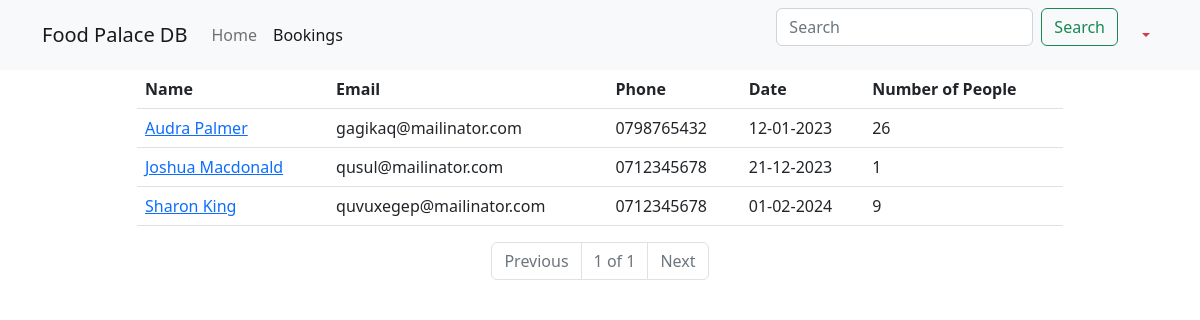
Before: /bookings with the older database file.
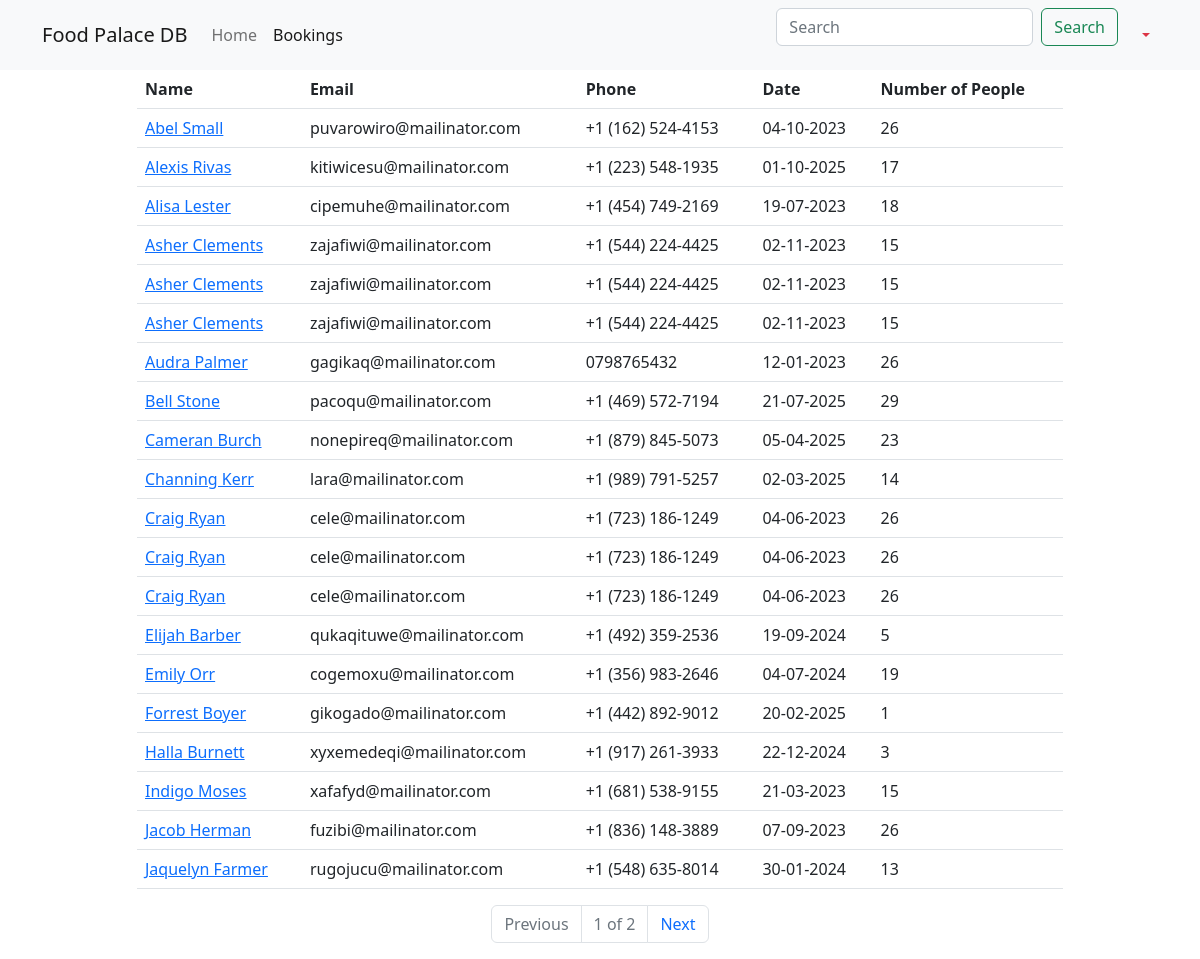
After: the same page with the newer database file.
### mainapp/models.py (models this page shows, shortened)
class Booking(models.Model):
    name = models.CharField(max_length=40)
    email = models.EmailField()
    phone = models.CharField(max_length=20)
    date = models.DateTimeField(null=True)
    number_of_people = models.IntegerField()
    message = models.TextField(max_length=50)
    class Meta:
        verbose_name = 'Guest'
        verbose_name_plural = 'Guests'
        ordering = ["name"]

### mainapp/views.py (the view)
# urls.py: path('bookings', views.all_bookings, name="all"),
def all_bookings(request):
    bookings = Booking.objects.all()
    paginator = Paginator(bookings, 20)
    page_number = request.GET.get("page")
    data = paginator.get_page(page_number)
    return render(request, "all_bookings.html", {"bookings": data})

### templates/all_bookings.html (shortened to what this page needs)
{% load humanize %}
<nav class="navbar sticky-top navbar-expand-lg bg-light">
  <div class="container" data-aos="fade-up">
    <a class="navbar-brand" href="{% url 'home' %}">Food Palace DB</a>
    <div class="collapse navbar-collapse" id="navbarTogglerDemo02">
      <ul class="navbar-nav me-auto mb-2 mb-lg-0">
        <li class="nav-item">
          <a class="nav-link  {% if "/" == request.path  %} active {% endif %}" aria-current="page" href="{% url 'home' %}">Home</a>
        </li>
        <li class="nav-item">
          <a class="nav-link  {% if "/bookings" == request.path  %} active {% endif %}" href="{% url 'all' %}">Bookings</a>
        </li>
      </ul>
      <form class="d-flex" role="search" method="get" action="{% url 'search' %}">
        <input class="form-control me-2" name="search_word" type="search" placeholder="Search" aria-label="Search">
        <button class="btn btn-outline-success" type="submit">Search</button>
      </form>
    <ul class="navbar-nav ms-3 mb-2 mb-lg-0">
        <li class="nav-item dropdown">
            <a class="nav-link dropdown-toggle text-danger" href="#" role="button" data-bs-toggle="dropdown">{{ user.first_name }}</a>
</li>
    </ul>
    </div>
  </div>
</nav>
<!doctype html>
<html lang="en">
<head>
    <link href="https://cdn.jsdelivr.net/npm/bootstrap@5.2.3/dist/css/bootstrap.min.css" rel="stylesheet">
</head>
<body>
</body>
</html>
{% block content %}
<div class="container">
        <div class="row justify-content-center">
            <div class="col-sm-10">
                <table class="table">
                    <thead>
                    <tr>
                        <th>Name</th>
                        <th>Email</th>
                        <th>Phone</th>
                        <th>Date</th>
                        <th>Number of People</th>
                    </tr>
                    </thead>
                    <tbody>
                    {% for booking in bookings %}
                        <tr>
                            <td>
                                <a href="/booking/{{ booking.id }}">{{ booking.name | title }}</a>
                            </td>
                            <td>{{ booking.email }}</td>
                            <td>{{ booking.phone}}</td>
                            <td>{{ booking.date | date:'d-m-Y' }}</td>
                            <td>{{ booking.number_of_people}}</td>
                        </tr>
                    {% endfor %}
                    </tbody>
                </table>
                <nav aria-label="Page navigation example">
                    <ul class="pagination justify-content-center">
                        {% if bookings.has_previous %}
                            <li class="page-item">
                                <a class="page-link" href='?page={{ bookings.previous_page_number }}'>Previous</a>
                            </li>
                        {% else %}
                            <li class="page-item disabled">
                                <a class="page-link" href='' tabindex="-1" aria-disabled="True">Previous</a>
                            </li>
                        {% endif %}
                            <li class="page-item disabled">
                                <a class="page-link" href='' tabindex="-1" aria-disabled="True">{{ bookings.number }} of {{ bookings.paginator.num_pages }}</a>
                            </li>
                        {% if bookings.has_next %}
                            <li class="page-item">
                                <a class="page-link" href='?page={{ bookings.next_page_number }}'>Next</a>
                            </li>
                        {% else %}
                            <li class="page-item disabled">
                                <a class="page-link" href='' tabindex="-1" aria-disabled="True">Next</a>
                            </li>
                        {% endif %}
                    </ul>
                </nav>
            </div>
        </div>
</div>
{% endblock %}

Changed rows visible on the page:
no longer on this page (row unchanged): Booking: name "Joshua Macdonald", email "qusul@mailinator.com", phone "0712345678", date "21-12-2023", number_of_people "1"
no longer on this page (row unchanged): Booking: name "Sharon King", email "quvuxegep@mailinator.com", phone "0712345678", date "01-02-2024", number_of_people "9"
added Booking: name "Abel Small", email "puvarowiro@mailinator.com", phone "+1 (162) 524-4153", date "04-10-2023", number_of_people "26"
added Booking: name "Alexis Rivas", email "kitiwicesu@mailinator.com", phone "+1 (223) 548-1935", date "01-10-2025", number_of_people "17"
added Booking: name "Alisa Lester", email "cipemuhe@mailinator.com", phone "+1 (454) 749-2169", date "19-07-2023", number_of_people "18"
added Booking: name "Asher Clements", email "zajafiwi@mailinator.com", phone "+1 (544) 224-4425", date "02-11-2023", number_of_people "15"
added Booking: name "Asher Clements", email "zajafiwi@mailinator.com", phone "+1 (544) 224-4425", date "02-11-2023", number_of_people "15"
added Booking: name "Asher Clements", email "zajafiwi@mailinator.com", phone "+1 (544) 224-4425", date "02-11-2023", number_of_people "15"
added Booking: name "Bell Stone", email "pacoqu@mailinator.com", phone "+1 (469) 572-7194", date "21-07-2025", number_of_people "29"
added Booking: name "Cameran Burch", email "nonepireq@mailinator.com", phone "+1 (879) 845-5073", date "05-04-2025", number_of_people "23"
added Booking: name "Channing Kerr", email "lara@mailinator.com", phone "+1 (989) 791-5257", date "02-03-2025", number_of_people "14"
added Booking: name "Craig Ryan", email "cele@mailinator.com", phone "+1 (723) 186-1249", date "04-06-2023", number_of_people "26"
added Booking: name "Craig Ryan", email "cele@mailinator.com", phone "+1 (723) 186-1249", date "04-06-2023", number_of_people "26"
added Booking: name "Craig Ryan", email "cele@mailinator.com", phone "+1 (723) 186-1249", date "04-06-2023", number_of_people "26"
added Booking: name "Elijah Barber", email "qukaqituwe@mailinator.com", phone "+1 (492) 359-2536", date "19-09-2024", number_of_people "5"
added Booking: name "Emily Orr", email "cogemoxu@mailinator.com", phone "+1 (356) 983-2646", date "04-07-2024", number_of_people "19"
added Booking: name "Forrest Boyer", email "gikogado@mailinator.com", phone "+1 (442) 892-9012", date "20-02-2025", number_of_people "1"
added Booking: name "Halla Burnett", email "xyxemedeqi@mailinator.com", phone "+1 (917) 261-3933", date "22-12-2024", number_of_people "3"
added Booking: name "Indigo Moses", email "xafafyd@mailinator.com", phone "+1 (681) 538-9155", date "21-03-2023", number_of_people "15"
added Booking: name "Jacob Herman", email "fuzibi@mailinator.com", phone "+1 (836) 148-3889", date "07-09-2023", number_of_people "26"
added Booking: name "Jaquelyn Farmer", email "rugojucu@mailinator.com", phone "+1 (548) 635-8014", date "30-01-2024", number_of_people "13"
Other visible differences:
{{ bookings.paginator.num_pages }}: "1" → "2"
